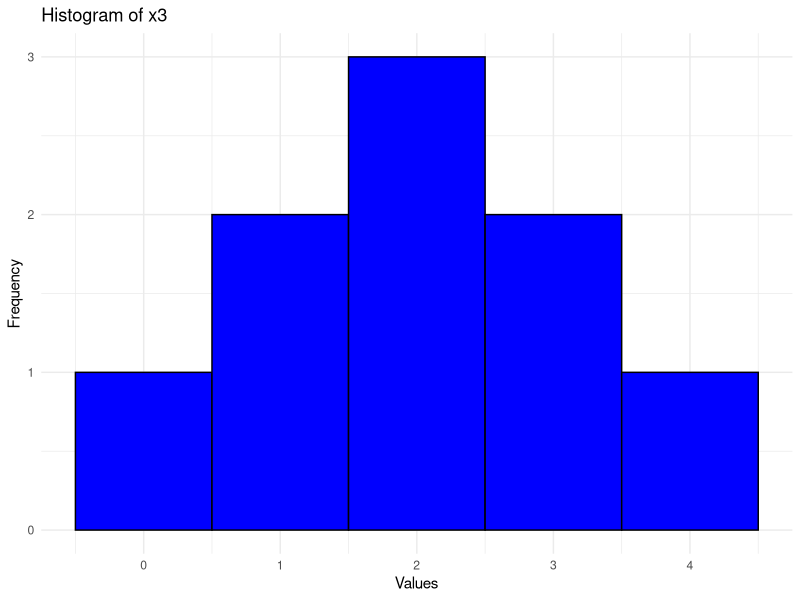

Source code (R):
# Load ggplot2 package
library(ggplot2)

# Define the vector
x3 <- c(0, 1, 1, 2, 2, 2, 3, 3, 4)

# Convert to data frame
df <- data.frame(values = x3)

# Plot histogram
ggplot(df, aes(x = values)) +
  geom_histogram(binwidth = 1, fill = "blue", color = "black") +
  labs(title = "Histogram of x3", x = "Values", y = "Frequency") +
  theme_minimal() 


